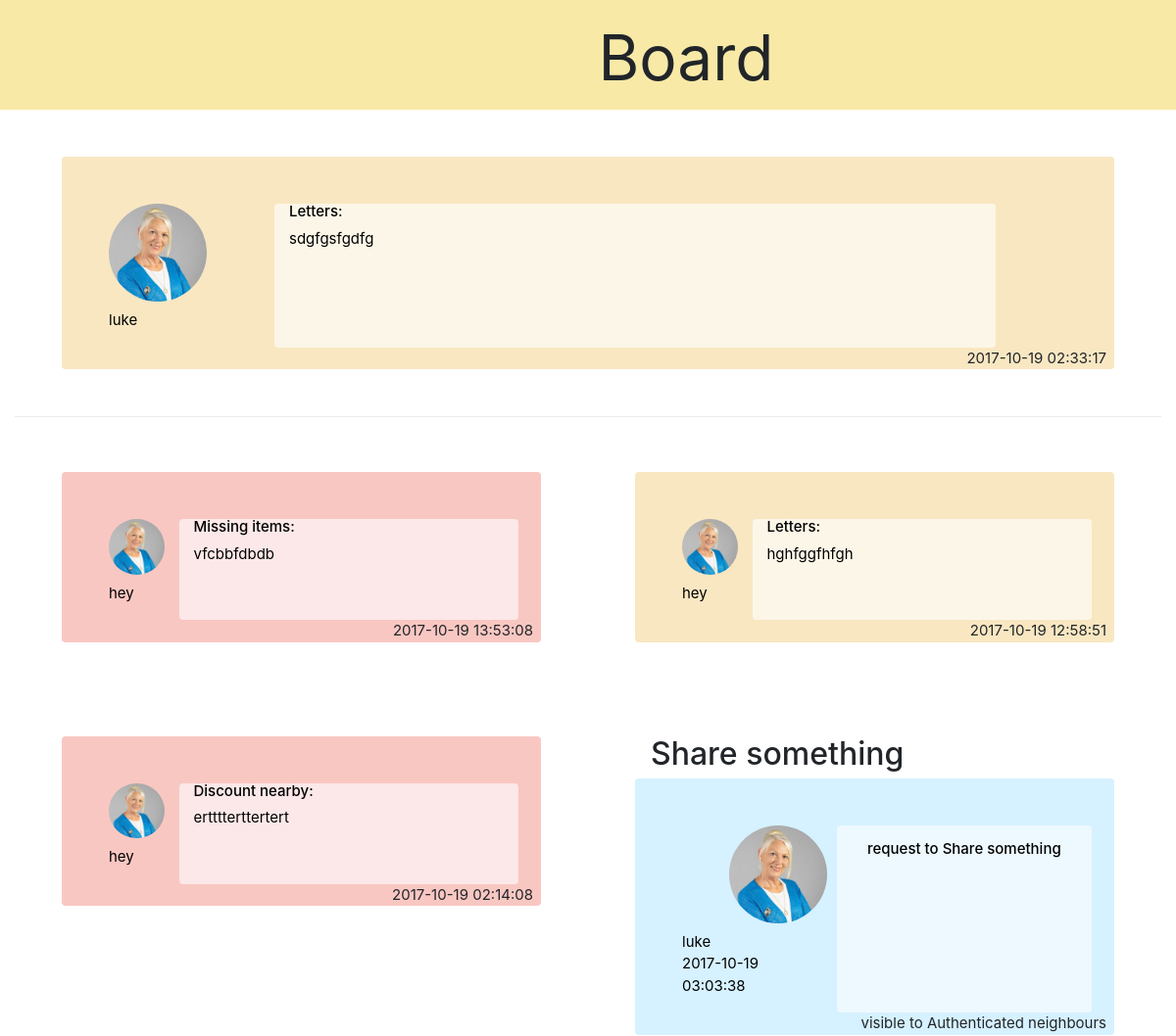
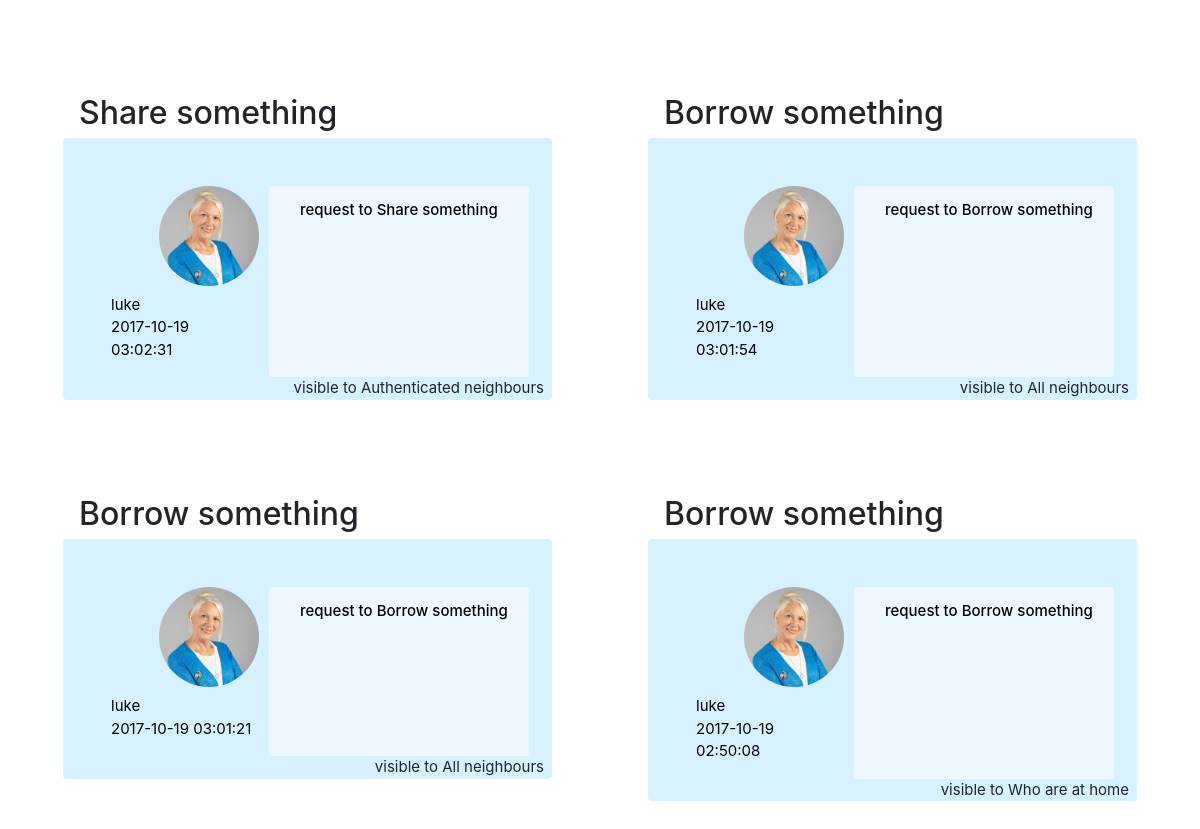
/website_V3_Final/boardFull.php (signed in), run on the app's committed database (2 pictures, top to bottom).
### tables this page shows
CREATE TABLE `comBoard3500` (
  `message` varchar(140) NOT NULL,
  `time` timestamp NOT NULL DEFAULT CURRENT_TIMESTAMP,
  `userID` int(11) NOT NULL,
  `urgency` varchar(50) NOT NULL,
  `sort` varchar(50) NOT NULL
);

CREATE TABLE `users3500` (
  `userId` int(11) NOT NULL,
  `userName` varchar(30) NOT NULL,
  `userEmail` varchar(60) NOT NULL,
  `userPass` varchar(255) NOT NULL,
  `addressline1` varchar(200) DEFAULT NULL,
  `addressline2` varchar(200) DEFAULT NULL,
  `country` varchar(50) DEFAULT NULL,
  `zipcode` varchar(10) DEFAULT NULL,
  `city` varchar(50) DEFAULT NULL,
  `admin` int(11) NOT NULL DEFAULT '0'
);

CREATE TABLE `exch3500` (
  `message` varchar(140) NOT NULL,
  `groups` varchar(50) NOT NULL,
  `userID` int(11) NOT NULL,
  `time` timestamp NOT NULL DEFAULT CURRENT_TIMESTAMP,
  `sort` varchar(50) NOT NULL
);

### website_V3_Final/boardFull.php (the view, shortened to what this page needs)
<?php
include_once 'dbconnect.php';
 $user = $conn->query("SELECT * FROM `comBoard3500` LEFT JOIN `users3500` ON comBoard3500.userID = users3500.userId WHERE admin = 0 ORDER BY comBoard3500.time DESC");
 $row=$user;
 $userA = $conn->query("SELECT * FROM `comBoard3500` LEFT JOIN `users3500` ON comBoard3500.userID = users3500.userId WHERE admin = 1 ORDER BY comBoard3500.time DESC");
 $rowA=$userA;
 $userE = $conn->query("SELECT * FROM `exch3500` LEFT JOIN `users3500` ON exch3500.userID = users3500.userId ORDER BY exch3500.time DESC");
 $rowE=$userE;
?>
<!DOCTYPE html>
<html>
	<head>
		<link rel="stylesheet" type="text/css" href="css/bootstrap-grid.css">
		<link rel="stylesheet" type="text/css" href="css/bootstrap-reboot.css">
		<link rel="stylesheet" type="text/css" href="css/bootstrap.css">
		<link rel="stylesheet" href="open-iconic/css/open-iconic-bootstrap.css">
		<link rel="stylesheet" type="text/css" href="css/material_icons.css">
		<link rel="stylesheet" type="text/css" href="css/croppie.css" />
		<link rel="stylesheet" type="text/css" href="css/styleFull.css">
	</head>
	<body>
		<header class="header">
			<div class="container-fluid">
				<div class="row justify-content-center">
					<div class="col-2">
					</div>
					<div class="col col-8">
						<p class="title">Board</p>
					</div>
				</div>
			</div>
		</header>
		<div class="container-fluid content">
		<?php
			while($userRowA = mysqli_fetch_assoc($rowA)){
					if($userRowA['urgency'] == 'background-color: #f9e7c2;'){ $colorA = 'background-color: #fcf6e8;';}
					echo "<div class='card m-5 outbox rounded' style ='".$userRowA['urgency']."'>
						<div class='row'>
							<div class='col-2 ml-5 mt-5'>
								<figure class='figure'>
		  						<img src='images/test.jpg' class='figure-img img-fluid rounded-circle' alt='pic' width='100px'>
		  						<figcaption class='figure-caption cardfont'>".$userRowA['userName']."</figcaption>
								</figure>
							</div>
							<div class='col-8 mt-5 innerbox rounded cardfont' style ='".$colorA."'>
								<h4>".$userRowA['sort'].": </h4>
								<p>".$userRowA['message']."</p>
							</div>
						</div>
						<div class='row justify-content-end'>
							<div class='col-12 time mr-2' style='text-align: right;'>
								".$userRowA['time']."
							</div>
						</div>
					</div>";
				}
		?>
			<div class="dropdown-divider"></div>
			<?php
				while($userRow = mysqli_fetch_assoc($row)){
					if($userRow['urgency'] == 'background-color: #f9c7c2;'){ $color = 'background-color: #fce8e8;';}
					if($userRow['urgency'] == 'background-color: #f9e7c2;'){ $color = 'background-color: #fcf6e8;';}
					echo "<div style = 'float:left; width:50%; overflow:hidden;'>
					<div class='card m-5 outbox rounded' style ='".$userRow['urgency']."'>
						<div class='row'>
							<div class='col-2 ml-5 mt-5'>
								<figure class='figure'>
								<img src='images/test.jpg' class='figure-img img-fluid rounded-circle' alt='pic' width='100px'>
								<figcaption class='figure-caption cardfont'>".$userRow['userName']."</figcaption>
								</figure>
							</div>
							<div class='col-8 mt-5 innerbox rounded cardfont' style ='".$color."'>
								<h4>".$userRow['sort'].": </h4>
								<p>".$userRow['message']."</p>
							</div>
						</div>
						<div class='row justify-content-end'>
							<div class='col-12 time mr-2' style='text-align: right;'>
								".$userRow['time']."
							</div>
						</div>
					</div>
					</div>";
				}
			?>
			<?php
			while($userRowE = mysqli_fetch_assoc($rowE)){
				echo "<div style ='float:left; width:50%; overflow:hidden;'>
				<div class='card m-5'>
					<div class='row ml-3'>
						<span><h2>".$userRowE['sort']."</h2></span>
					</div>
					<div class='innercard outboxblue rounded'>
						<div id='card'>
							<div class='row'>
								<div class='col-4 ml-5 mt-5'>
									<figure class='figure'>
			  						<img src='images/test.jpg' class='figure-img img-fluid rounded-circle ml-5' alt='pic' width='100px'>
			  						<figcaption class='figure-caption cardfont'>".$userRowE['userName']."<br>".$userRowE['time']."</figcaption>
									</figure>
								</div>
								<div class='col-6 mt-5 innerboxblue rounded cardfont'>
									<h4 class='ml-3 my-3'>request to ".$userRowE['sort']."</h4>
								</div>
							</div>
							<div class='row justify-content-end'>
								<div class='col-12 time mr-2' style='text-align: right;'>
									visible to ".$userRowE['groups']."
								</div>
							</div>
						</div>
						<div id='detail' style='display: none'>
							<div class='row mt-5 justify-content-center' >
								<div class='col-10 innerboxblue rounded cardfont'>
									<p>".$userRowE['message']."</p>
								</div>
							</div>
							<div class='row justify-content-center mt-5 mb-3'>
								<div class='col-6'>
									<button class='btn btn-lg btn-info' style='width:100%;font-size: 36px;'>send message</button>
								</div>
							</div>
						</div>
					</div>
				</div>
				</div>";
			}
		?>
		</div>
	</body>
</html>

### website_V3_Final/css/styleFull.css (style rules this page uses)
.header { position: fixed; top: 0; width: 100%; background-color: #f8e9a7; text-align: center; vertical-align: middle; z-index: 999999; height: auto; }
.header .title { position: relative; font-size: 64px; top:10%; }
.card .cardfont { font-size : 15px; color: black; }
.card h4 { font-size : 15px; }
.card .time { font-size: 15px; }
.outboxblue { background-color: #d6f1ff; }
.innerboxblue { background-color: #eef9ff; }
.time { text-align: right; }
.card { border:0; }

### data on the page
comboard3500: userID.userName "luke", sort "Letters", message "sdgfgsfgdfg", time "2017-10-19 02:33:17"
comboard3500: userID.userName "hey", sort "Missing items", message "vfcbbfdbdb", time "2017-10-19 13:53:08"
comboard3500: userID.userName "hey", sort "Letters", message "hghfggfhfgh", time "2017-10-19 12:58:51"
comboard3500: userID.userName "hey", sort "Discount nearby", message "ertttterttertert", time "2017-10-19 02:14:08"
exch3500: sort "Share something", userID.userName "luke", time "2017-10-19 03:03:38", groups "Authenticated neighbours"
exch3500: sort "Share something", userID.userName "luke", time "2017-10-19 03:02:31", groups "Authenticated neighbours"
exch3500: sort "Borrow something", userID.userName "luke", time "2017-10-19 03:01:54", groups "All neighbours"
exch3500: sort "Borrow something", userID.userName "luke", time "2017-10-19 03:01:21", groups "All neighbours"
exch3500: sort "Borrow something", userID.userName "luke", time "2017-10-19 02:50:08", groups "Who are at home"
